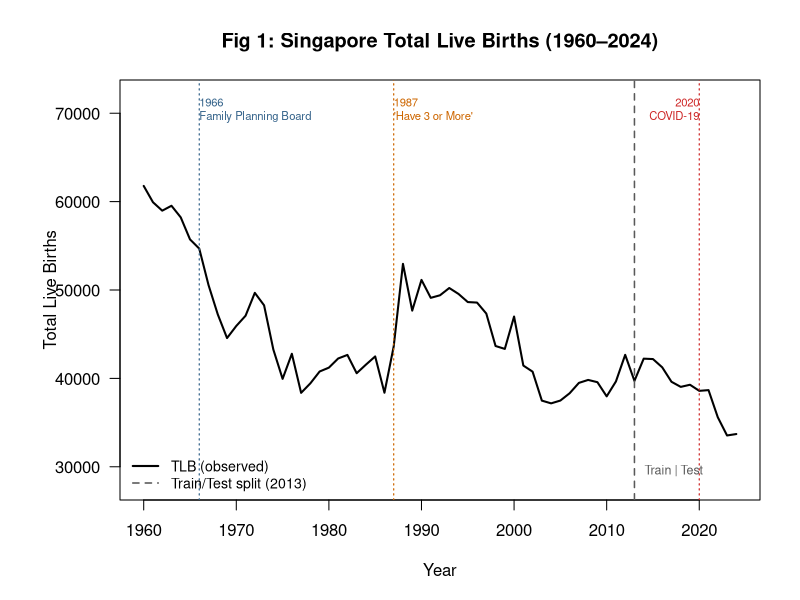
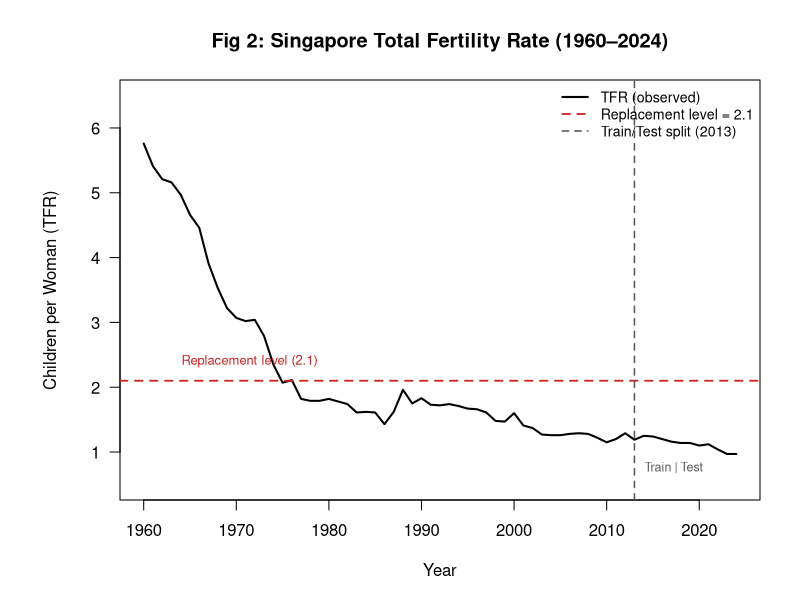
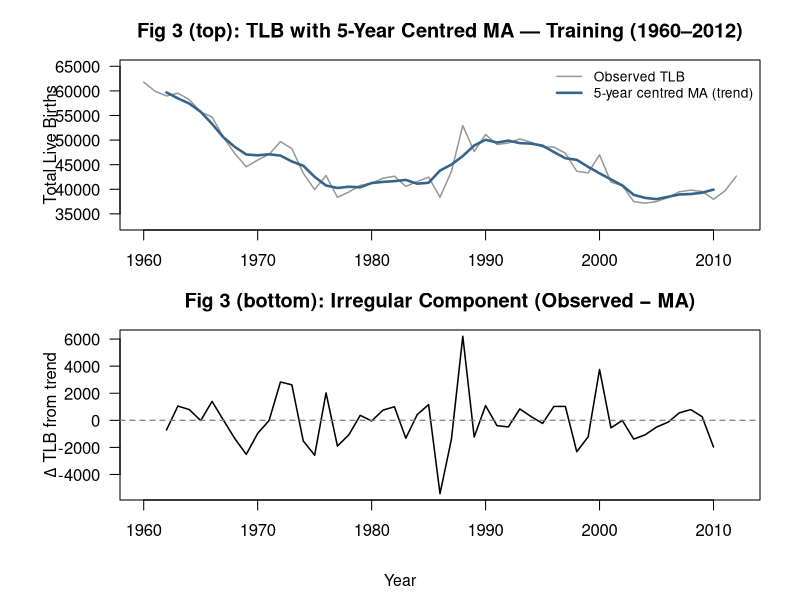
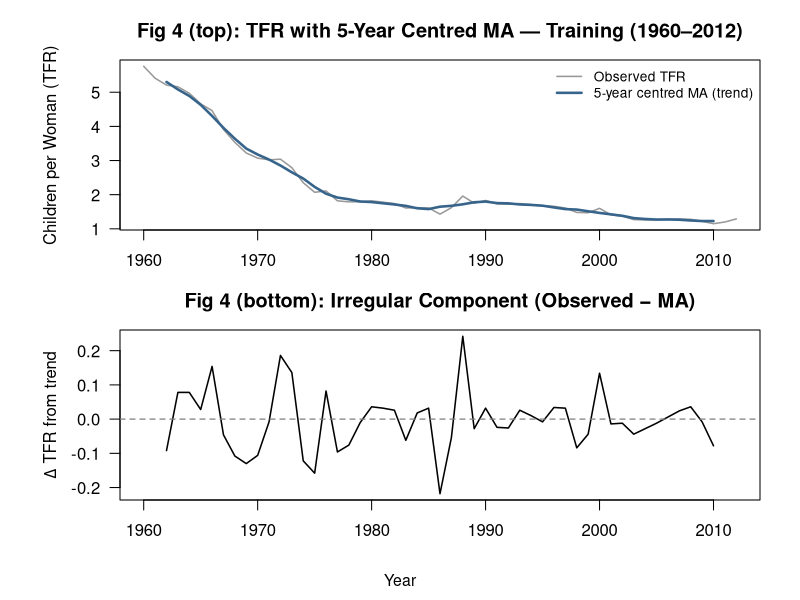
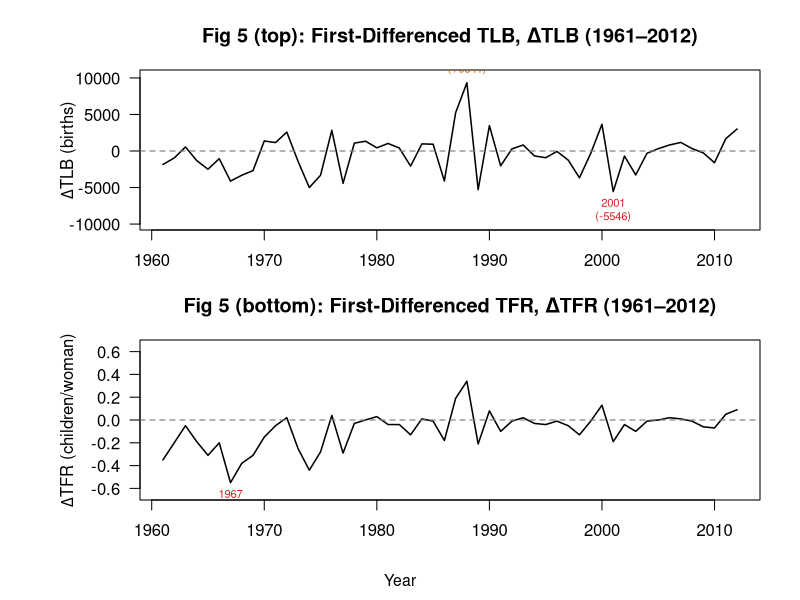
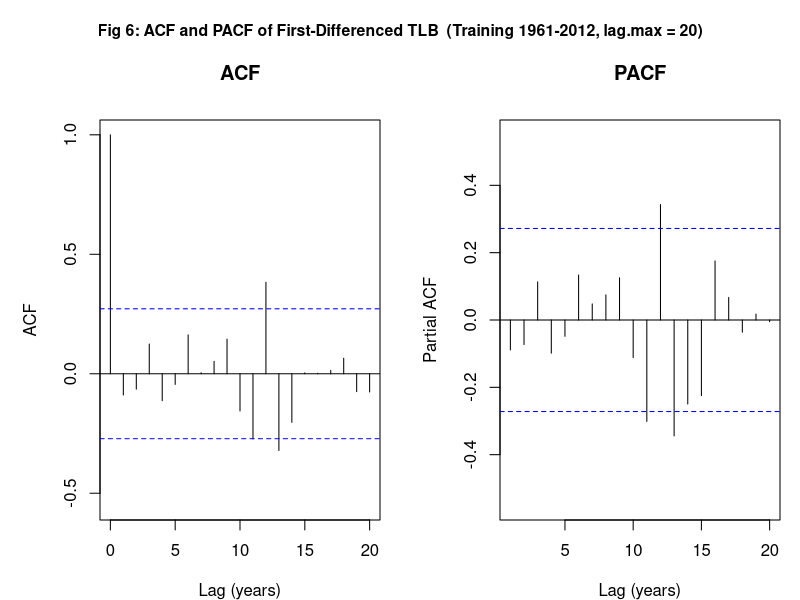
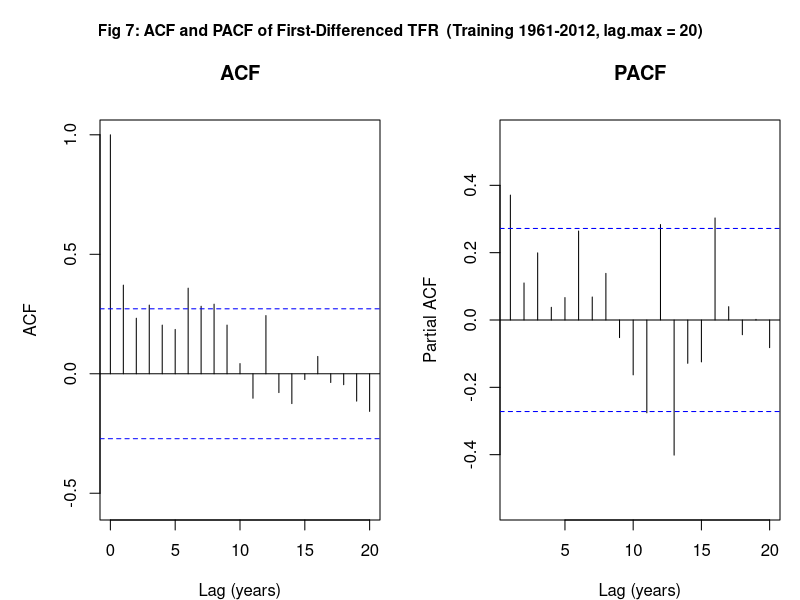
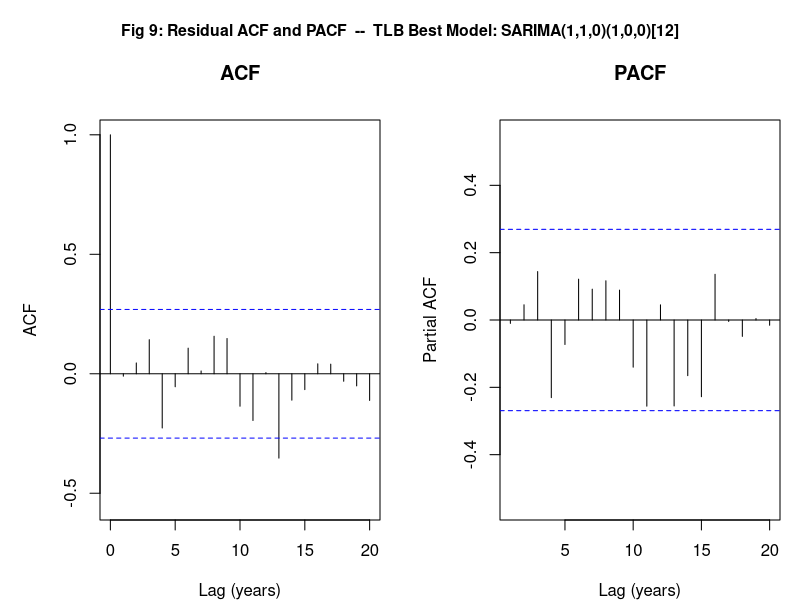

These charts were generated, in order, by the following R code:
# =============================================================================
# REPORT FIGURES: Singapore TLB & TFR Time Series Analysis
# Generates 12 publication-quality figures + model diagnostics
# Output: figures/ subfolder, res = 150 dpi
# =============================================================================

library(tseries)
library(forecast)

options(stringsAsFactors = FALSE)
options(scipen = 999)
set.seed(42)
dir.create("figures", showWarnings = FALSE)

# =============================================================================
# DATA LOADING
# =============================================================================
df        <- read.csv("cleaned_tlb_tfr_1960_2024.csv")
tlb_ts    <- ts(df$TLB, start = 1960, frequency = 1)
tfr_ts    <- ts(df$TFR, start = 1960, frequency = 1)
tlb_train <- window(tlb_ts, start = 1960, end = 2012)
tlb_test  <- window(tlb_ts, start = 2013, end = 2024)
tfr_train <- window(tfr_ts, start = 1960, end = 2012)
tfr_test  <- window(tfr_ts, start = 2013, end = 2024)

n_test     <- length(tlb_test)   # 12
n_train    <- length(tlb_train)  # 53
test_years <- 2013:2024

tlb_diff1 <- diff(tlb_train, differences = 1)
tfr_diff1 <- diff(tfr_train, differences = 1)

# =============================================================================
# HELPER: annotation-safe y value for text labels in acf/pacf plots
# =============================================================================
ci_band <- function(n) 1.96 / sqrt(n)

# =============================================================================
# FIG 1: TLB Raw Series (1960-2024)
# =============================================================================
png("figures/fig01_tlb_raw.png", width = 1050, height = 560, res = 150, bg = "white")
par(mar = c(5, 6, 4, 2), bg = "white")
plot(tlb_ts, type = "l", lwd = 2, col = "black",
     main = "Fig 1: Singapore Total Live Births (1960–2024)",
     xlab = "Year", ylab = "Total Live Births",
     ylim = c(28000, 72000), las = 1)
abline(v = 2013, lty = 2, col = "gray35", lwd = 1.5)
abline(v = 1966,  lty = 3, col = "steelblue4", lwd = 1.2)
abline(v = 1987,  lty = 3, col = "darkorange3", lwd = 1.2)
abline(v = 2020,  lty = 3, col = "firebrick3",  lwd = 1.2)
text(1966, 70500, "1966\nFamily Planning Board", col = "steelblue4",  cex = 0.68, adj = c(0, 0.5))
text(1987, 70500, "1987\n'Have 3 or More'",      col = "darkorange3", cex = 0.68, adj = c(0, 0.5))
text(2020, 70500, "2020\nCOVID-19",              col = "firebrick3",  cex = 0.68, adj = c(1, 0.5))
text(2013, 29500, "Train | Test",               col = "gray35",      cex = 0.75, pos = 4)
legend("bottomleft", bty = "n",
       legend = c("TLB (observed)", "Train/Test split (2013)"),
       lwd = c(2, 1.5), lty = c(1, 2), col = c("black", "gray35"), cex = 0.85)
dev.off()

# =============================================================================
# FIG 2: TFR Raw Series (1960-2024)
# =============================================================================
png("figures/fig02_tfr_raw.png", width = 1050, height = 560, res = 150, bg = "white")
par(mar = c(5, 6, 4, 2), bg = "white")
plot(tfr_ts, type = "l", lwd = 2, col = "black",
     main = "Fig 2: Singapore Total Fertility Rate (1960–2024)",
     xlab = "Year", ylab = "Children per Woman (TFR)",
     ylim = c(0.5, 6.5), las = 1)
abline(h = 2.1,  lty = 2, col = "firebrick3", lwd = 1.8)
abline(v = 2013, lty = 2, col = "gray35",     lwd = 1.5)
text(1963, 2.4,  "Replacement level (2.1)", col = "firebrick3", cex = 0.78, pos = 4)
text(2013, 0.75, "Train | Test",            col = "gray35",    cex = 0.75, pos = 4)
legend("topright", bty = "n",
       legend = c("TFR (observed)", "Replacement level = 2.1", "Train/Test split (2013)"),
       lwd = c(2, 1.8, 1.5), lty = c(1, 2, 2),
       col = c("black", "firebrick3", "gray35"), cex = 0.85)
dev.off()

# =============================================================================
# FIG 3: TLB with 5-year centred MA + irregular component (training 1960-2012)
# =============================================================================
ma5_tlb <- stats::filter(tlb_train, rep(1 / 5, 5), sides = 2)
irr_tlb <- ts(as.numeric(tlb_train) - as.numeric(ma5_tlb), start = 1960, frequency = 1)

png("figures/fig03_tlb_ma.png", width = 1050, height = 720, res = 150, bg = "white")
par(mfrow = c(2, 1), mar = c(2, 6, 3, 2), bg = "white", oma = c(3, 0, 0, 0))
plot(tlb_train, type = "l", lwd = 1.5, col = "gray60",
     main = "Fig 3 (top): TLB with 5-Year Centred MA — Training (1960–2012)",
     xlab = "", ylab = "Total Live Births",
     ylim = c(33000, 65000), las = 1)
lines(ma5_tlb, lwd = 2.5, col = "steelblue4")
legend("topright", bty = "n",
       legend = c("Observed TLB", "5-year centred MA (trend)"),
       col = c("gray60", "steelblue4"), lwd = c(1.5, 2.5), cex = 0.82)

plot(irr_tlb, type = "l", lwd = 1.5, col = "black",
     main = "Fig 3 (bottom): Irregular Component (Observed − MA)",
     xlab = "", ylab = expression(paste(Delta, " TLB from trend")),
     las = 1)
abline(h = 0, lty = 2, col = "gray50", lwd = 1.2)
mtext("Year", side = 1, outer = TRUE, line = 1.5, cex = 0.95)
par(mfrow = c(1, 1))
dev.off()

# =============================================================================
# FIG 4: TFR with 5-year centred MA + irregular component (training 1960-2012)
# =============================================================================
ma5_tfr <- stats::filter(tfr_train, rep(1 / 5, 5), sides = 2)
irr_tfr <- ts(as.numeric(tfr_train) - as.numeric(ma5_tfr), start = 1960, frequency = 1)

png("figures/fig04_tfr_ma.png", width = 1050, height = 720, res = 150, bg = "white")
par(mfrow = c(2, 1), mar = c(2, 6, 3, 2), bg = "white", oma = c(3, 0, 0, 0))
plot(tfr_train, type = "l", lwd = 1.5, col = "gray60",
     main = "Fig 4 (top): TFR with 5-Year Centred MA — Training (1960–2012)",
     xlab = "", ylab = "Children per Woman (TFR)", las = 1)
lines(ma5_tfr, lwd = 2.5, col = "steelblue4")
legend("topright", bty = "n",
       legend = c("Observed TFR", "5-year centred MA (trend)"),
       col = c("gray60", "steelblue4"), lwd = c(1.5, 2.5), cex = 0.82)

plot(irr_tfr, type = "l", lwd = 1.5, col = "black",
     main = "Fig 4 (bottom): Irregular Component (Observed − MA)",
     xlab = "", ylab = expression(paste(Delta, " TFR from trend")),
     las = 1)
abline(h = 0, lty = 2, col = "gray50", lwd = 1.2)
mtext("Year", side = 1, outer = TRUE, line = 1.5, cex = 0.95)
par(mfrow = c(1, 1))
dev.off()

# =============================================================================
# FIG 5: First-differenced TLB and TFR — FIXED vertical scales
# =============================================================================
# Compute range so ylim clearly shows all variation
tlb_range <- range(tlb_diff1, na.rm = TRUE)
tfr_range <- range(tfr_diff1, na.rm = TRUE)
tlb_ylim  <- c(min(-10000, tlb_range[1] * 1.1), max(10000, tlb_range[2] * 1.1))
tfr_ylim  <- c(min(-0.65,  tfr_range[1] * 1.1), max(0.65,  tfr_range[2] * 1.1))

# Notable extremes in training period
tlb_max_yr <- time(tlb_diff1)[which.max(tlb_diff1)]
tlb_min_yr <- time(tlb_diff1)[which.min(tlb_diff1)]
tfr_max_yr <- time(tfr_diff1)[which.max(tfr_diff1)]
tfr_min_yr <- time(tfr_diff1)[which.min(tfr_diff1)]

cat("\nTLB diff: max =", max(tlb_diff1), "in", tlb_max_yr,
    " | min =", min(tlb_diff1), "in", tlb_min_yr, "\n")
cat("TFR diff: max =", max(tfr_diff1), "in", tfr_max_yr,
    " | min =", min(tfr_diff1), "in", tfr_min_yr, "\n")

png("figures/fig05_diff_series.png", width = 1050, height = 700, res = 150, bg = "white")
par(mfrow = c(2, 1), mar = c(2, 7, 3.5, 2), bg = "white", oma = c(3, 0, 0, 0))

plot(tlb_diff1, type = "l", lwd = 1.5, col = "black",
     main = "Fig 5 (top): First-Differenced TLB, ΔTLB (1961–2012)",
     xlab = "", ylab = expression(paste(Delta, "TLB (births)")),
     ylim = tlb_ylim, las = 1)
abline(h = 0, lty = 2, col = "gray50", lwd = 1.2)
# Annotate the two most extreme years
text(tlb_max_yr, max(tlb_diff1),
     paste0(tlb_max_yr, "\n(+", round(max(tlb_diff1)), ")"),
     cex = 0.68, col = "darkorange3", pos = 3)
text(tlb_min_yr, min(tlb_diff1),
     paste0(tlb_min_yr, "\n(", round(min(tlb_diff1)), ")"),
     cex = 0.68, col = "firebrick3", pos = 1)

plot(tfr_diff1, type = "l", lwd = 1.5, col = "black",
     main = "Fig 5 (bottom): First-Differenced TFR, ΔTFR (1961–2012)",
     xlab = "", ylab = expression(paste(Delta, "TFR (children/woman)")),
     ylim = tfr_ylim, las = 1)
abline(h = 0, lty = 2, col = "gray50", lwd = 1.2)
text(tfr_min_yr, min(tfr_diff1),
     paste0(tfr_min_yr, "\n(", round(min(tfr_diff1), 2), ")"),
     cex = 0.68, col = "firebrick3", pos = 1)

mtext("Year", side = 1, outer = TRUE, line = 1.5, cex = 0.95)
par(mfrow = c(1, 1))
dev.off()

# =============================================================================
# FIG 6: ACF/PACF of diff(TLB_train) — lag 20 (FIXED)
# =============================================================================
ci_tlb <- ci_band(length(tlb_diff1))
png("figures/fig06_tlb_diff_acf_pacf.png", width = 1050, height = 560, res = 150, bg = "white")
par(mfrow = c(1, 2), mar = c(4, 5, 3, 1), oma = c(0, 0, 3, 0), bg = "white")
acf(tlb_diff1,  lag.max = 20,
    main = "ACF",
    xlab = "Lag (years)", ylab = "ACF", ylim = c(-0.55, 1))
pacf(tlb_diff1, lag.max = 20,
     main = "PACF",
     xlab = "Lag (years)", ylab = "Partial ACF", ylim = c(-0.55, 0.55))
mtext("Fig 6: ACF and PACF of First-Differenced TLB  (Training 1961-2012, lag.max = 20)",
      side = 3, outer = TRUE, line = 1, cex = 0.95, font = 2)
par(mfrow = c(1, 1))
dev.off()

# =============================================================================
# FIG 7: ACF/PACF of diff(TFR_train) — lag 20 (FIXED)
# =============================================================================
ci_tfr <- ci_band(length(tfr_diff1))
png("figures/fig07_tfr_diff_acf_pacf.png", width = 1050, height = 560, res = 150, bg = "white")
par(mfrow = c(1, 2), mar = c(4, 5, 3, 1), oma = c(0, 0, 3, 0), bg = "white")
acf(tfr_diff1,  lag.max = 20,
    main = "ACF",
    xlab = "Lag (years)", ylab = "ACF", ylim = c(-0.55, 1))
pacf(tfr_diff1, lag.max = 20,
     main = "PACF",
     xlab = "Lag (years)", ylab = "Partial ACF", ylim = c(-0.55, 0.55))
mtext("Fig 7: ACF and PACF of First-Differenced TFR  (Training 1961-2012, lag.max = 20)",
      side = 3, outer = TRUE, line = 1, cex = 0.95, font = 2)
par(mfrow = c(1, 1))
dev.off()

# =============================================================================
# SECTION: Fit candidate models and collect diagnostics for the table
# =============================================================================
cat("\n=== CANDIDATE MODEL FITTING ===\n")

fit_diag <- function(model, label) {
  bl10 <- Box.test(residuals(model), lag = 10, type = "Ljung-Box")
  bl20 <- Box.test(residuals(model), lag = 20, type = "Ljung-Box")
  cat(sprintf("  %-50s AIC=%.2f  BIC=%.2f  BL10 p=%.4f  BL20 p=%.4f\n",
              label, AIC(model), BIC(model), bl10$p.value, bl20$p.value))
  list(aic = round(AIC(model), 2), bic = round(BIC(model), 2),
       bl10 = round(bl10$p.value, 4), bl20 = round(bl20$p.value, 4),
       wn = (bl10$p.value > 0.05) & (bl20$p.value > 0.05))
}

# ---- TLB candidates ----
cat("\n--- TLB candidates ---\n")
m_T1 <- arima(tlb_train, order = c(0, 1, 0),             method = "ML")       # ARMA(0,0) equiv
m_T2 <- arima(tlb_train, order = c(1, 1, 0),             method = "CSS-ML")   # AR(1)
m_T3 <- arima(tlb_train, order = c(1, 1, 1),             method = "CSS-ML")   # ARMA(1,1)
m_T4 <- arima(tlb_train, order = c(2, 1, 0),             method = "CSS-ML")   # AR(2)
m_TBEST <- arima(tlb_train,
                 order    = c(1, 1, 0),
                 seasonal = list(order = c(1, 0, 0), period = 12),
                 method   = "CSS-ML")                                           # SARIMA best

d_T1    <- fit_diag(m_T1,    "T1: ARIMA(0,1,0) [RW / ARMA(0,0)]")
d_T2    <- fit_diag(m_T2,    "T2: ARIMA(1,1,0) [AR(1)]")
d_T3    <- fit_diag(m_T3,    "T3: ARIMA(1,1,1) [ARMA(1,1)]")
d_T4    <- fit_diag(m_T4,    "T4: ARIMA(2,1,0) [AR(2)]")
d_TBEST <- fit_diag(m_TBEST, "BEST: SARIMA(1,1,0)(1,0,0)[12]")

# ---- TFR candidates ----
cat("\n--- TFR candidates ---\n")
m_F1 <- arima(tfr_train, order = c(1, 1, 0),             method = "CSS-ML")   # AR(1)
m_F2 <- arima(tfr_train, order = c(2, 1, 0),             method = "CSS-ML")   # AR(2)
m_F3 <- arima(tfr_train, order = c(1, 1, 1),             method = "CSS-ML")   # ARMA(1,1)
m_F4 <- arima(tfr_train, order = c(2, 1, 1),             method = "CSS-ML")   # ARMA(2,1)
m_FBEST <- arima(tfr_train,
                 order    = c(1, 1, 0),
                 seasonal = list(order = c(1, 0, 0), period = 12),
                 method   = "CSS-ML")

d_F1    <- fit_diag(m_F1,    "F1: ARIMA(1,1,0) [AR(1)]")
d_F2    <- fit_diag(m_F2,    "F2: ARIMA(2,1,0) [AR(2)]")
d_F3    <- fit_diag(m_F3,    "F3: ARIMA(1,1,1) [ARMA(1,1)]")
d_F4    <- fit_diag(m_F4,    "F4: ARIMA(2,1,1) [ARMA(2,1)]")
d_FBEST <- fit_diag(m_FBEST, "BEST: SARIMA(1,1,0)(1,0,0)[12]")

# Print Box-Ljung details for T1 to confirm ARMA(0,0) issue
bl_T1 <- Box.test(residuals(m_T1), lag = 10, type = "Ljung-Box")
cat(sprintf("\nT1 BL10: Q=%.3f, p=%.4f\n", bl_T1$statistic, bl_T1$p.value))
bl_T1_20 <- Box.test(residuals(m_T1), lag = 20, type = "Ljung-Box")
cat(sprintf("T1 BL20: Q=%.3f, p=%.4f\n", bl_T1_20$statistic, bl_T1_20$p.value))

# =============================================================================
# FIG 9: Residual ACF/PACF — Best TLB model SARIMA(1,1,0)(1,0,0)[12]
# =============================================================================
resid_tbest <- residuals(m_TBEST)
bl_tbest_10 <- Box.test(resid_tbest, lag = 10, type = "Ljung-Box")
bl_tbest_20 <- Box.test(resid_tbest, lag = 20, type = "Ljung-Box")
cat(sprintf("\nBEST TLB BL10: p=%.4f  BL20: p=%.4f\n",
            bl_tbest_10$p.value, bl_tbest_20$p.value))

png("figures/fig09_tlb_best_resid_acfpacf.png", width = 1050, height = 560, res = 150, bg = "white")
par(mfrow = c(1, 2), mar = c(4, 5, 3, 1), oma = c(0, 0, 3, 0), bg = "white")
acf(resid_tbest,  lag.max = 20,
    main = "ACF",
    xlab = "Lag (years)", ylab = "ACF", ylim = c(-0.55, 1))
pacf(resid_tbest, lag.max = 20,
     main = "PACF",
     xlab = "Lag (years)", ylab = "Partial ACF", ylim = c(-0.55, 0.55))
mtext("Fig 9: Residual ACF and PACF  --  TLB Best Model: SARIMA(1,1,0)(1,0,0)[12]",
      side = 3, outer = TRUE, line = 1, cex = 0.95, font = 2)
par(mfrow = c(1, 1))
dev.off()

# =============================================================================
# FIG 10: Residual ACF/PACF — Best TFR model SARIMA(1,1,0)(1,0,0)[12]
# =============================================================================
resid_fbest <- residuals(m_FBEST)
bl_fbest_10 <- Box.test(resid_fbest, lag = 10, type = "Ljung-Box")
bl_fbest_20 <- Box.test(resid_fbest, lag = 20, type = "Ljung-Box")
cat(sprintf("BEST TFR BL10: p=%.4f  BL20: p=%.4f\n",
            bl_fbest_10$p.value, bl_fbest_20$p.value))

png("figures/fig10_tfr_best_resid_acfpacf.png", width = 1050, height = 560, res = 150, bg = "white")
par(mfrow = c(1, 2), mar = c(4, 5, 3, 1), oma = c(0, 0, 3, 0), bg = "white")
acf(resid_fbest,  lag.max = 20,
    main = "ACF",
    xlab = "Lag (years)", ylab = "ACF", ylim = c(-0.55, 1))
pacf(resid_fbest, lag.max = 20,
     main = "PACF",
     xlab = "Lag (years)", ylab = "Partial ACF", ylim = c(-0.55, 0.55))
mtext("Fig 10: Residual ACF and PACF  --  TFR Best Model: SARIMA(1,1,0)(1,0,0)[12]",
      side = 3, outer = TRUE, line = 1, cex = 0.95, font = 2)
par(mfrow = c(1, 1))
dev.off()

# =============================================================================
# FORECASTING 2013-2024 — best models
# =============================================================================
pred_tlb <- predict(m_TBEST, n.ahead = n_test)
pred_tfr <- predict(m_FBEST, n.ahead = n_test)

fc_tlb  <- as.numeric(pred_tlb$pred)
se_tlb  <- as.numeric(pred_tlb$se)
fc_tfr  <- as.numeric(pred_tfr$pred)
se_tfr  <- as.numeric(pred_tfr$se)

# Prediction intervals
tlb_lo80 <- fc_tlb - 1.281 * se_tlb
tlb_hi80 <- fc_tlb + 1.281 * se_tlb
tlb_lo95 <- fc_tlb - 1.960 * se_tlb
tlb_hi95 <- fc_tlb + 1.960 * se_tlb

tfr_lo80 <- fc_tfr - 1.281 * se_tfr
tfr_hi80 <- fc_tfr + 1.281 * se_tfr
tfr_lo95 <- fc_tfr - 1.960 * se_tfr
tfr_hi95 <- fc_tfr + 1.960 * se_tfr

# Accuracy metrics
calc_acc <- function(actual, fc, label) {
  e <- as.numeric(actual) - fc
  rmse <- sqrt(mean(e^2))
  mae  <- mean(abs(e))
  mape <- mean(abs(e / as.numeric(actual))) * 100
  cat(sprintf("%s — RMSE=%.2f  MAE=%.2f  MAPE=%.2f%%\n", label, rmse, mae, mape))
  list(rmse = rmse, mae = mae, mape = mape)
}

cat("\n=== FORECAST ACCURACY (2013-2024) ===\n")
acc_tlb <- calc_acc(tlb_test, fc_tlb, "TLB SARIMA(1,1,0)(1,0,0)[12]")
acc_tfr <- calc_acc(tfr_test, fc_tfr, "TFR SARIMA(1,1,0)(1,0,0)[12]")

# =============================================================================
# FIG 11: TLB Forecast vs Actual (2013-2024) with 80% and 95% PI
# =============================================================================
train_window_start <- 1995   # show from 1995 for context
ylim_tlb_fc <- range(c(as.numeric(window(tlb_ts, start = train_window_start)),
                        tlb_lo95, tlb_hi95)) * c(0.92, 1.04)

png("figures/fig11_tlb_forecast.png", width = 1050, height = 580, res = 150, bg = "white")
par(mar = c(5, 6, 4, 2), bg = "white")
plot(window(tlb_ts, start = train_window_start), type = "l", lwd = 2, col = "black",
     xlim = c(train_window_start, 2024), ylim = ylim_tlb_fc,
     main = "Fig 11: TLB Forecast vs Actual (2013–2024)\nBest Model: SARIMA(1,1,0)(1,0,0)[12]",
     xlab = "Year", ylab = "Total Live Births", las = 1)
abline(v = 2012.5, lty = 3, col = "gray40", lwd = 1.2)
text(2012.5, ylim_tlb_fc[2] * 0.99, "Train | Test", col = "gray40", cex = 0.72, pos = 2)

# 95% PI — outer band
polygon(c(test_years, rev(test_years)),
        c(tlb_lo95, rev(tlb_hi95)),
        col = adjustcolor("steelblue3", alpha.f = 0.20), border = NA)
# 80% PI — inner band
polygon(c(test_years, rev(test_years)),
        c(tlb_lo80, rev(tlb_hi80)),
        col = adjustcolor("steelblue3", alpha.f = 0.35), border = NA)

# Test actuals
lines(tlb_test, lwd = 2, col = "steelblue4")
# Forecast
lines(test_years, fc_tlb, col = "firebrick3", lwd = 2, lty = 2)

# Annotate COVID dip
cov_idx <- which(test_years == 2020)
text(2020, as.numeric(tlb_test)[cov_idx] - 1000,
     "2020\nCOVID-19", cex = 0.65, col = "gray30", pos = 1)

legend("topright", bty = "n",
       legend = c("Training (1995–2012)", "Test actuals (2013–2024)",
                  "Forecast (SARIMA)", "80% PI", "95% PI"),
       col = c("black", "steelblue4", "firebrick3",
               adjustcolor("steelblue3", alpha.f = 0.5),
               adjustcolor("steelblue3", alpha.f = 0.25)),
       lwd = c(2, 2, 2, 8, 8), lty = c(1, 1, 2, 1, 1), cex = 0.78)
dev.off()

# =============================================================================
# FIG 12: TFR Forecast vs Actual (2013-2024) with 80% and 95% PI
# =============================================================================
ylim_tfr_fc <- range(c(as.numeric(window(tfr_ts, start = train_window_start)),
                        tfr_lo95, tfr_hi95)) * c(0.88, 1.06)

png("figures/fig12_tfr_forecast.png", width = 1050, height = 580, res = 150, bg = "white")
par(mar = c(5, 6, 4, 2), bg = "white")
plot(window(tfr_ts, start = train_window_start), type = "l", lwd = 2, col = "black",
     xlim = c(train_window_start, 2024), ylim = ylim_tfr_fc,
     main = "Fig 12: TFR Forecast vs Actual (2013–2024)\nBest Model: SARIMA(1,1,0)(1,0,0)[12]",
     xlab = "Year", ylab = "Children per Woman (TFR)", las = 1)
abline(v = 2012.5, lty = 3, col = "gray40", lwd = 1.2)
text(2012.5, ylim_tfr_fc[2] * 0.99, "Train | Test", col = "gray40", cex = 0.72, pos = 2)

polygon(c(test_years, rev(test_years)),
        c(tfr_lo95, rev(tfr_hi95)),
        col = adjustcolor("steelblue3", alpha.f = 0.20), border = NA)
polygon(c(test_years, rev(test_years)),
        c(tfr_lo80, rev(tfr_hi80)),
        col = adjustcolor("steelblue3", alpha.f = 0.35), border = NA)

lines(tfr_test, lwd = 2, col = "steelblue4")
lines(test_years, fc_tfr, col = "firebrick3", lwd = 2, lty = 2)

# Replacement level
abline(h = 2.1, lty = 2, col = "gray60", lwd = 1.0)
text(1996, 2.15, "Replacement level (2.1)", cex = 0.65, col = "gray50", pos = 4)

legend("topright", bty = "n",
       legend = c("Training (1995–2012)", "Test actuals (2013–2024)",
                  "Forecast (SARIMA)", "80% PI", "95% PI"),
       col = c("black", "steelblue4", "firebrick3",
               adjustcolor("steelblue3", alpha.f = 0.5),
               adjustcolor("steelblue3", alpha.f = 0.25)),
       lwd = c(2, 2, 2, 8, 8), lty = c(1, 1, 2, 1, 1), cex = 0.78)
dev.off()

# =============================================================================
# PRINT SUMMARY FOR MARKDOWN REPORT
# =============================================================================
cat("\n\n===== SUMMARY FOR REPORT =====\n")
cat("\n-- TLB Candidate Diagnostics --\n")
cat(sprintf("T1 ARIMA(0,1,0): AIC=%.2f  BIC=%.2f  BL10=%.4f  BL20=%.4f  WN=%s\n",
    d_T1$aic, d_T1$bic, d_T1$bl10, d_T1$bl20, d_T1$wn))
cat(sprintf("T2 ARIMA(1,1,0): AIC=%.2f  BIC=%.2f  BL10=%.4f  BL20=%.4f  WN=%s\n",
    d_T2$aic, d_T2$bic, d_T2$bl10, d_T2$bl20, d_T2$wn))
cat(sprintf("T3 ARIMA(1,1,1): AIC=%.2f  BIC=%.2f  BL10=%.4f  BL20=%.4f  WN=%s\n",
    d_T3$aic, d_T3$bic, d_T3$bl10, d_T3$bl20, d_T3$wn))
cat(sprintf("T4 ARIMA(2,1,0): AIC=%.2f  BIC=%.2f  BL10=%.4f  BL20=%.4f  WN=%s\n",
    d_T4$aic, d_T4$bic, d_T4$bl10, d_T4$bl20, d_T4$wn))
cat(sprintf("BEST SARIMA(1,1,0)(1,0,0)[12]: AIC=%.2f  BIC=%.2f  BL10=%.4f  BL20=%.4f  WN=%s\n",
    d_TBEST$aic, d_TBEST$bic, d_TBEST$bl10, d_TBEST$bl20, d_TBEST$wn))

cat("\n-- TFR Candidate Diagnostics --\n")
cat(sprintf("F1 ARIMA(1,1,0): AIC=%.2f  BIC=%.2f  BL10=%.4f  BL20=%.4f  WN=%s\n",
    d_F1$aic, d_F1$bic, d_F1$bl10, d_F1$bl20, d_F1$wn))
cat(sprintf("F2 ARIMA(2,1,0): AIC=%.2f  BIC=%.2f  BL10=%.4f  BL20=%.4f  WN=%s\n",
    d_F2$aic, d_F2$bic, d_F2$bl10, d_F2$bl20, d_F2$wn))
cat(sprintf("F3 ARIMA(1,1,1): AIC=%.2f  BIC=%.2f  BL10=%.4f  BL20=%.4f  WN=%s\n",
    d_F3$aic, d_F3$bic, d_F3$bl10, d_F3$bl20, d_F3$wn))
cat(sprintf("F4 ARIMA(2,1,1): AIC=%.2f  BIC=%.2f  BL10=%.4f  BL20=%.4f  WN=%s\n",
    d_F4$aic, d_F4$bic, d_F4$bl10, d_F4$bl20, d_F4$wn))
cat(sprintf("BEST SARIMA(1,1,0)(1,0,0)[12]: AIC=%.2f  BIC=%.2f  BL10=%.4f  BL20=%.4f  WN=%s\n",
    d_FBEST$aic, d_FBEST$bic, d_FBEST$bl10, d_FBEST$bl20, d_FBEST$wn))

cat("\n-- Forecast Accuracy (2013-2024) --\n")
cat(sprintf("TLB SARIMA: RMSE=%.1f  MAE=%.1f  MAPE=%.2f%%\n",
            acc_tlb$rmse, acc_tlb$mae, acc_tlb$mape))
cat(sprintf("TFR SARIMA: RMSE=%.4f  MAE=%.4f  MAPE=%.2f%%\n",
            acc_tfr$rmse, acc_tfr$mae, acc_tfr$mape))

cat("\n-- ADF Tests --\n")
adf_tlb_raw  <- adf.test(tlb_train, alternative = "stationary")
adf_tfr_raw  <- adf.test(tfr_train, alternative = "stationary")
adf_tlb_diff <- adf.test(tlb_diff1, alternative = "stationary")
adf_tfr_diff <- adf.test(tfr_diff1, alternative = "stationary")
cat(sprintf("ADF TLB raw:  stat=%.4f  p=%.4f\n", adf_tlb_raw$statistic,  adf_tlb_raw$p.value))
cat(sprintf("ADF TFR raw:  stat=%.4f  p=%.4f\n", adf_tfr_raw$statistic,  adf_tfr_raw$p.value))
cat(sprintf("ADF TLB diff: stat=%.4f  p=%.4f\n", adf_tlb_diff$statistic, adf_tlb_diff$p.value))
cat(sprintf("ADF TFR diff: stat=%.4f  p=%.4f\n", adf_tfr_diff$statistic, adf_tfr_diff$p.value))

cat("\n-- SARIMA Coefficients --\n")
cat("TLB SARIMA(1,1,0)(1,0,0)[12] coefficients:\n")
print(m_TBEST$coef)
cat("TFR SARIMA(1,1,0)(1,0,0)[12] coefficients:\n")
print(m_FBEST$coef)

cat("\nAll figures saved to figures/ directory.\n")
